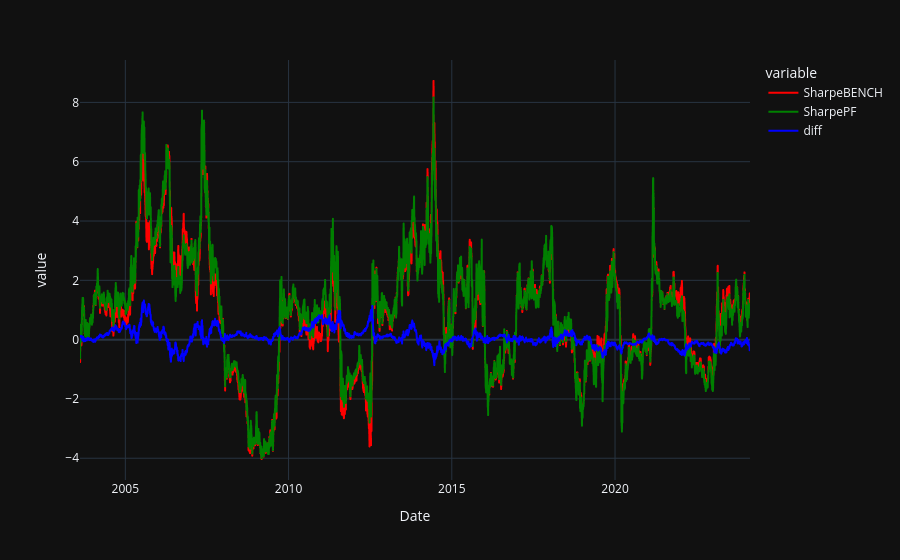

Notebook cell for this chart:
### Code cell
dailyvolBENCH=rollingBENCH.rolling(252).apply(np.std, raw=True)
dailyvolPF=rolling_1y.rolling(252).apply(np.std, raw=True)
annualizedvolBENCH=dailyvolBENCH
annualizedvolPF=dailyvolPF

check=np.full(annualizedvolBENCH.shape[0],0.02)

sharpePF=((rolling_1y-check)/annualizedvolPF).dropna()
sharpeBENCH=((rollingBENCH-check)/annualizedvolBENCH).dropna()
diffsharpe=sharpePF-sharpeBENCH
quickdf=pd.DataFrame({"Date":final["Date"].iloc[503::],"SharpeBENCH":sharpeBENCH,"SharpePF":sharpePF,"diff":diffsharpe})
plt.figure()
fig=px.line(quickdf,x="Date",y=["SharpeBENCH","SharpePF","diff"],color_discrete_map={"SharpeBENCH":"red","SharpePF":"green","diff": "blue"})
fig.show()
print(sharpePF.mean())
print(sharpeBENCH.mean())
print(diffsharpe.mean())

### Figure 1 — Plotly figure (JSON) as saved in the notebook; plotly's stock layout.template omitted (floating-point values rounded to 4 significant figures; data arrays with more than 128 entries replaced by an {"elided": "..."} marker saying what was removed)
{"data": [{"hovertemplate": "variable=SharpeBENCH<br>Date=%{x}<br>value=%{y}<extra></extra>", "legendgroup": "SharpeBENCH", "line": {"color": "red", "dash": "solid"}, "marker": {"symbol": "circle"}, "mode": "lines", "name": "SharpeBENCH", "showlegend": true, "x": {"elided": "5354 str values"}, "xaxis": "x", "y": {"elided": "5354 float values"}, "yaxis": "y", "type": "scattergl"}, {"hovertemplate": "variable=SharpePF<br>Date=%{x}<br>value=%{y}<extra></extra>", "legendgroup": "SharpePF", "line": {"color": "green", "dash": "solid"}, "marker": {"symbol": "circle"}, "mode": "lines", "name": "SharpePF", "showlegend": true, "x": {"elided": "5354 str values"}, "xaxis": "x", "y": {"elided": "5354 float values"}, "yaxis": "y", "type": "scattergl"}, {"hovertemplate": "variable=diff<br>Date=%{x}<br>value=%{y}<extra></extra>", "legendgroup": "diff", "line": {"color": "blue", "dash": "solid"}, "marker": {"symbol": "circle"}, "mode": "lines", "name": "diff", "showlegend": true, "x": {"elided": "5354 str values"}, "xaxis": "x", "y": {"elided": "5354 float values"}, "yaxis": "y", "type": "scattergl"}], "layout": {"xaxis": {"anchor": "y", "domain": [0.0, 1.0], "title": {"text": "Date"}}, "yaxis": {"anchor": "x", "domain": [0.0, 1.0], "title": {"text": "value"}}, "legend": {"title": {"text": "variable"}, "tracegroupgap": 0}, "margin": {"t": 60}}}
